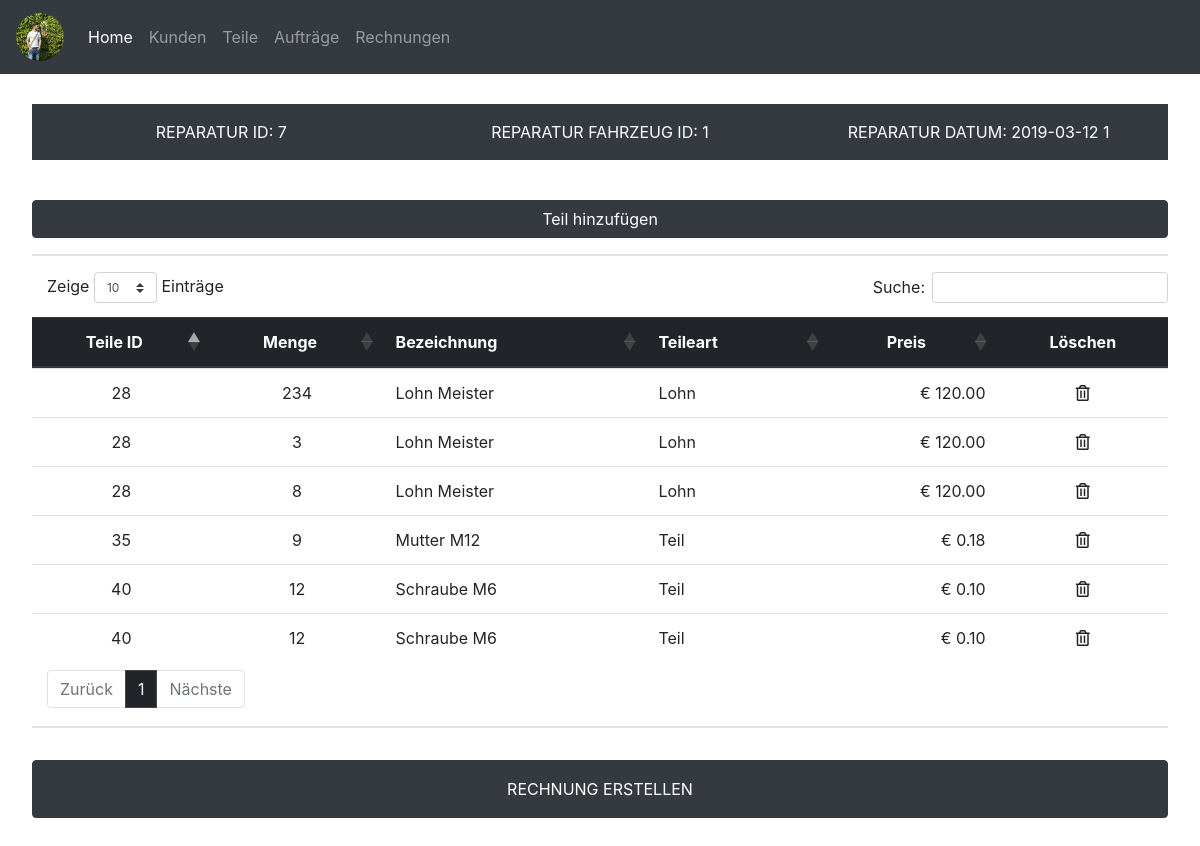
/contract_detail.php?repid=7, run on the app's committed database.
### tables this page shows
CREATE TABLE `reparatur` (
  `repid` int(11) NOT NULL,
  `fzid` int(11) NOT NULL,
  `datum` date NOT NULL,
  `rechnungerstellt` tinyint(1) NOT NULL
);

CREATE TABLE `reparaturteile` (
  `reparaturteileid` int(11) NOT NULL,
  `repid` int(11) NOT NULL,
  `teileid` int(11) NOT NULL,
  `anzahl` int(10) NOT NULL
);

CREATE TABLE `teile` (
  `teileid` int(11) NOT NULL,
  `bezeichnung` text NOT NULL,
  `teileart` enum('Lohn','Teil') NOT NULL DEFAULT 'Lohn',
  `preis` float NOT NULL
);

### contract_detail.php (the view, shortened to what this page needs)
<?php include('connection.php') ?>
<?php include('header.php') ?>
<?php
$repid = $_GET['repid'];
?>
<?php
$sql = "SELECT repid, fzid, datum, rechnungerstellt FROM reparatur WHERE repid = $repid ORDER BY repid DESC";
$stmt = $pdo->prepare($sql);
$stmt->execute();
$result = $stmt->fetch();
    echo '<div class="row bg-dark text-white pt-3 pb-3">';
    echo '<div class="col-4 text-center">REPARATUR ID: ' . $result['repid'] . '</div>';
    echo '<div class="col-4 text-center">REPARATUR FAHRZEUG ID: ' . $result['fzid'] . '</div>';
    echo '<div class="col-4 text-center">REPARATUR DATUM: ' . $result['datum'] . ' '. $result['rechnungerstellt'] . '</div>';
    echo '</div>';
    echo '<br />';
?>
<button type="button" class="btn btn-dark btn-new-car mb-3 mb-lg-0" data-toggle="modal" data-target="#partaddmodal<?php
        if ($result['rechnungerstellt'] > 0) {
            echo 'alreadycreated';
        } else {
            echo '';
        };
    ?>">Teil hinzufügen</button>
<br />
<hr />
<table id="contractdetailtable" class="display table table-hover">
    <thead class="thead-dark">
        <tr>
            <th><center>Teile ID</center></th>
            <th><center>Menge</center></th>
            <th>Bezeichnung</th>
            <th>Teileart</th>
            <th><center>Preis</center></th>
            <th><center>Löschen</center></th>
        </tr>
    </thead>
    <tbody>
<?php
$sql2 = "SELECT reparaturteile.reparaturteileid, reparaturteile.teileid, reparaturteile.anzahl, teile.bezeichnung, teile.teileart, teile.preis from reparaturteile LEFT JOIN teile ON reparaturteile.teileid = teile.teileid WHERE repid = $repid";
$result2 = $pdo->query($sql2);
while($row = $result2->fetch()) {
    echo '<tr>';
    echo '<td><center>' . $row['teileid'] . '</center></td>';
    echo '<td><center>' . $row['anzahl'] . '</center></td>';
    echo '<td>' . $row['bezeichnung'] . '</td>';
    echo '<td>' . $row['teileart'] . '</td>';
    echo '<td class="text-right">&euro; ' . sprintf('%0.2f', $row['preis']) . '</td>';
    echo '<td><center><a href="contract_part_delete.php?reparaturteileid=' . $row['reparaturteileid'] . '&repid=' . $repid . '"><i class="far fa-trash-alt"></i></a></center></td>';
    echo '</tr>';
};
?>
</body>
<hr />
<button type="button" class="btn btn-dark btn-new-car mb-3 mb-lg-0 p-3" data-toggle="modal" data-target="#createinvoicemodal<?php
        if ($result['rechnungerstellt'] > 0) {
            echo 'alreadycreated';
        } else {
            echo '';
        };
    ?>">RECHNUNG ERSTELLEN</button>
<?php include('footer.php') ?>

### static/css/main.css (style rules this page uses)
body { margin: 0; padding: 0; }
.fas, .far { color: #212529; }
.btn-new-car { margin-top: 1rem; width: 100%; }
.row { margin-left: 0; margin-right: 0; }
hr { border: 1px solid #dee2e6; }

### data on the page
reparatur: repid "7", fzid "1", datum "2019-03-12", rechnungerstellt "1"
reparaturteile: teileid "28", anzahl "234", teileid.bezeichnung "Lohn Meister", teileid.teileart "Lohn", teileid.preis "120.00"
reparaturteile: teileid "28", anzahl "3", teileid.bezeichnung "Lohn Meister", teileid.teileart "Lohn", teileid.preis "120.00"
reparaturteile: teileid "40", anzahl "12", teileid.bezeichnung "Schraube M6", teileid.teileart "Teil", teileid.preis "0.10"
reparaturteile: teileid "40", anzahl "12", teileid.bezeichnung "Schraube M6", teileid.teileart "Teil", teileid.preis "0.10"
reparaturteile: teileid "28", anzahl "8", teileid.bezeichnung "Lohn Meister", teileid.teileart "Lohn", teileid.preis "120.00"
reparaturteile: teileid "35", anzahl "9", teileid.bezeichnung "Mutter M12", teileid.teileart "Teil", teileid.preis "0.18"
